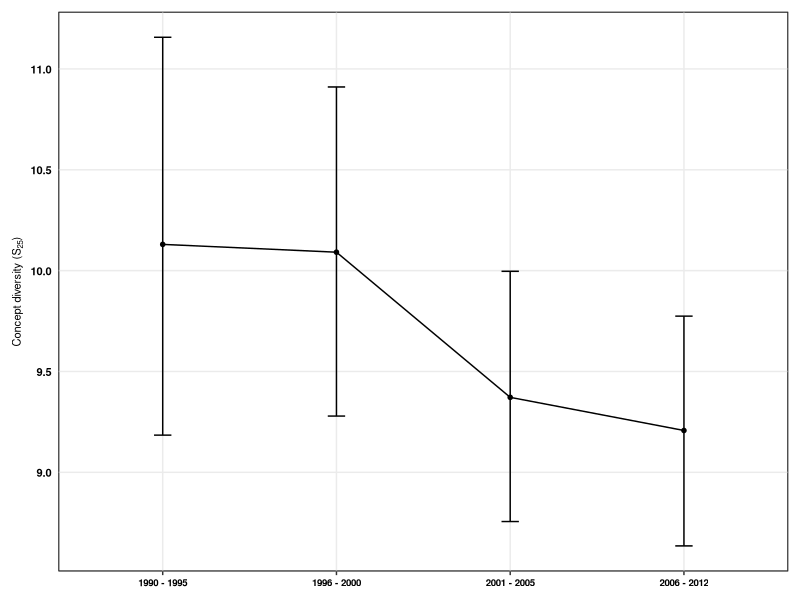

R code for this plot:
#################################################
# Concept diversity
#################################################
# Figures for alpha diversity (S, Spie, Sn)     #
#################################################

require(rms)
require(ggplot2)
require(dplyr)
require(reshape2)
require(ggthemes)

###########
# Data ####
###########

alpha_div<-read.csv("Cleaned_Data/integration_AlphaDiv_orders_mobr.csv",stringsAsFactors = FALSE)

# calculate means and bootstrapped CIs

alpha_divs<- alpha_div %>%
  group_by(TimeWindow, group) %>%
  do(data.frame(rbind(smean.cl.boot(.$Value, B=1000))))

# arrange data for figures

alpha_divs$TimeWindow<-as.character(alpha_divs$TimeWindow)
alpha_divs$TimeWindow<-ifelse(alpha_divs$TimeWindow=="1990_1995","1990 - 1995",alpha_divs$TimeWindow)
alpha_divs$TimeWindow<-ifelse(alpha_divs$TimeWindow=="1996_2000","1996 - 2000",alpha_divs$TimeWindow)
alpha_divs$TimeWindow<-ifelse(alpha_divs$TimeWindow=="2001_2005","2001 - 2005",alpha_divs$TimeWindow)
alpha_divs$TimeWindow<-ifelse(alpha_divs$TimeWindow=="2006_2012","2006 - 2012",alpha_divs$TimeWindow)
alpha_divs$TimeWindow<-as.factor(alpha_divs$TimeWindow)
alpha_divs$TimeWindow <- factor(alpha_divs$TimeWindow, levels = c("1990 - 1995","1996 - 2000","2001 - 2005","2006 - 2012"))

alpha_divs<-filter(alpha_divs, group!="N" & group!="S_asymp")

Sn<-filter(alpha_divs, group=="S_n")

Alpha_divs2<-filter(alpha_divs, group=="S"|group=="S_PIE")

#######################
# Figure: S and Spie  #
#######################

Alpha_divs2$group<-as.factor(Alpha_divs2$group)
Alpha_divs2$group <- factor(Alpha_divs2$group, levels = c("S","S_PIE"))
Alpha_divs2$group<-droplevels(Alpha_divs2$group)
Alpha_divs2$group<-as.factor(Alpha_divs2$group)

pd <- position_dodge(width = 0.1)

bb<-ggplot(data=Alpha_divs2,aes(x=TimeWindow,y=Mean,group=group,colour=group,shape=group))+
   geom_point(size=2, position = pd) +
  geom_errorbar(data=Alpha_divs2,aes(ymin=Lower,ymax=Upper),width=0.1,position = pd)+
  geom_line(size=0.5,position = pd)+
  scale_colour_colorblind(name="",
                          labels=c("S"="Species Richness","S_PIE"= expression("ENS"[PIE])))+
  scale_shape_manual(name="", values=c("S"=17, "S_PIE"=19),
                     labels=c("S"="Species Richness","S_PIE"= expression("ENS"[PIE])))+
  labs(x = "", y = "Concept diversity")
 
DivParts<-bb+ theme_bw()+theme(axis.title.x=element_blank(),
                               axis.title.y=element_text(colour="black",face=c("bold"),size=8),
                               axis.text.y=element_text(colour="black",face="bold",size=8),
                               axis.text.x=element_text(colour="black",face="bold",size=7),
                               axis.ticks.y=element_line(colour="transparent"),
                               legend.background=element_rect(fill="transparent"),
                               legend.key=element_rect(fill="transparent"),legend.key.size = unit(0.25, "cm"),
                               legend.text=element_text(size=9),
                               legend.text.align = 0.5,
                               legend.position=c(0.92,0.95),legend.direction="vertical",
                               panel.background =element_rect(fill="transparent",colour="black"),
                               panel.grid.minor=element_blank())

save(DivParts, file="Cleaned_Data/Integration_Div.RData")

####################################
# just rarefied species richness   #
####################################

cc<-ggplot(data=Sn,aes(x=TimeWindow,y=Mean,group=group))+
  geom_point(shape=20,size=2,colour="black") +
  geom_errorbar(data=Sn,aes(ymin=Lower,ymax=Upper),width=0.1, colour="black")+
  geom_line(size=0.5,colour="black")+
  labs(x = "", y = expression(paste("Concept diversity (S"[25],")")))
       
DivParts_integr<-cc+ theme_bw()+theme(axis.title.x=element_blank(),
                               axis.title.y=element_text(colour="black",face=c("bold"),size=8),
                               axis.text.y=element_text(colour="black",face="bold",size=8),
                               axis.text.x=element_text(colour="black",face="bold",size=7),
                               axis.ticks.y=element_line(colour="transparent"),
                               legend.background=element_rect(fill="transparent"),
                               legend.key=element_rect(fill="transparent"),legend.key.size = unit(0.25, "cm"),
                               legend.text=element_text(size=9),
                               legend.text.align = 0.5,
                               legend.position=c(0.92,0.95),legend.direction="vertical",
                               panel.background =element_rect(fill="transparent",colour="black"),
                               panel.grid.minor=element_blank(),
                               plot.margin=unit(c(0.3,0.3,0.3,0.3), "cm"))

png(filename="Figures/Integr_Alpha_RarefiedRichness_final.png", 
    type="cairo",
    units="in", 
    width=4, 
    height=4,  
    pointsize=2, 
    res=1000)

DivParts_integr


dev.off()

save(DivParts_integr, file="Cleaned_Data/Integr_Rare.RData")
